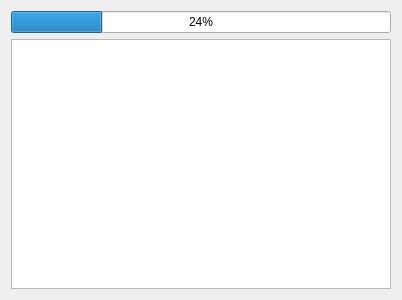
<?xml version="1.0" encoding="UTF-8"?>
<ui version="4.0">
 <class>ConversionPage</class>
 <widget class="QWizardPage" name="ConversionPage">
  <property name="geometry">
   <rect>
    <x>0</x>
    <y>0</y>
    <width>402</width>
    <height>300</height>
   </rect>
  </property>
  <property name="sizePolicy">
   <sizepolicy hsizetype="Expanding" vsizetype="Preferred">
    <horstretch>0</horstretch>
    <verstretch>0</verstretch>
   </sizepolicy>
  </property>
  <property name="windowTitle">
   <string>WizardPage</string>
  </property>
  <layout class="QVBoxLayout" name="verticalLayout_2">
   <item>
    <widget class="QProgressBar" name="progressBar">
     <property name="value">
      <number>24</number>
     </property>
    </widget>
   </item>
   <item>
    <widget class="QTextBrowser" name="textBrowser"/>
   </item>
  </layout>
 </widget>
 <resources/>
 <connections/>
</ui>
